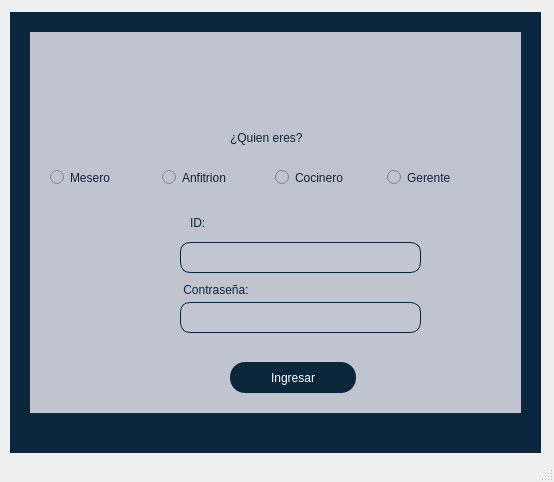
<?xml version="1.0" encoding="UTF-8"?>
<ui version="4.0">
 <class>InicioSesion</class>
 <widget class="QMainWindow" name="InicioSesion">
  <property name="geometry">
   <rect>
    <x>0</x>
    <y>0</y>
    <width>554</width>
    <height>482</height>
   </rect>
  </property>
  <property name="windowTitle">
   <string>InicioSesion</string>
  </property>
  <widget class="QWidget" name="centralwidget">
   <widget class="QWidget" name="widget" native="true">
    <property name="geometry">
     <rect>
      <x>10</x>
      <y>12</y>
      <width>531</width>
      <height>441</height>
     </rect>
    </property>
    <property name="styleSheet">
     <string notr="true">QWidget{
	background-color: #0B253A
}

QLabel{
	font:&quot;CaviarDreams_BoldItalic&quot;;
	color:#0B253A;

}

QLineEdit{
	background-color:white;
}

QLineEdit:Hover{
	border: 2px solid rgb(77,188,198)
}

QRadioButton{
	border: none;
	color:#0B253A;
font:11pt  &quot;CaviarDreams_BoldItalic&quot;;
}

</string>
    </property>
    <widget class="QLabel" name="label_4">
     <property name="geometry">
      <rect>
       <x>230</x>
       <y>100</y>
       <width>47</width>
       <height>13</height>
      </rect>
     </property>
     <property name="text">
      <string/>
     </property>
    </widget>
    <widget class="QStackedWidget" name="stackedWidget">
     <property name="geometry">
      <rect>
       <x>20</x>
       <y>20</y>
       <width>491</width>
       <height>381</height>
      </rect>
     </property>
     <property name="styleSheet">
      <string notr="true">QWidget{
	background-color: #C0C4CF;
}
</string>
     </property>
     <widget class="QWidget" name="page">
      <widget class="QLabel" name="label_3">
       <property name="geometry">
        <rect>
         <x>150</x>
         <y>250</y>
         <width>101</width>
         <height>16</height>
        </rect>
       </property>
       <property name="styleSheet">
        <string notr="true">QLabel{
font:12pt  &quot;CaviarDreams_BoldItalic&quot;;
}</string>
       </property>
       <property name="text">
        <string> Contraseña: </string>
       </property>
      </widget>
      <widget class="QLabel" name="label_2">
       <property name="geometry">
        <rect>
         <x>160</x>
         <y>180</y>
         <width>21</width>
         <height>21</height>
        </rect>
       </property>
       <property name="styleSheet">
        <string notr="true">QLabel{
font:12pt  &quot;CaviarDreams_BoldItalic&quot;;
}</string>
       </property>
       <property name="text">
        <string>ID:</string>
       </property>
      </widget>
      <widget class="QLineEdit" name="Contrasena">
       <property name="geometry">
        <rect>
         <x>150</x>
         <y>270</y>
         <width>241</width>
         <height>31</height>
        </rect>
       </property>
       <property name="styleSheet">
        <string notr="true">background-color: rgba(255, 255, 255, 10);
font:12pt  &quot;CaviarDreams_BoldItalic&quot;;
border: 1px solid #0B253A;;
    border-radius:10px;
    padding: 0 8px;</string>
       </property>
       <property name="echoMode">
        <enum>QLineEdit::Password</enum>
       </property>
      </widget>
      <widget class="QLabel" name="label_5">
       <property name="geometry">
        <rect>
         <x>200</x>
         <y>90</y>
         <width>101</width>
         <height>31</height>
        </rect>
       </property>
       <property name="styleSheet">
        <string notr="true">QLabel{
font:12pt  &quot;CaviarDreams_BoldItalic&quot;;
color:#0B253A;
}</string>
       </property>
       <property name="text">
        <string>¿Quien eres?</string>
       </property>
      </widget>
      <widget class="QLabel" name="label">
       <property name="geometry">
        <rect>
         <x>200</x>
         <y>-10</y>
         <width>111</width>
         <height>51</height>
        </rect>
       </property>
       <property name="text">
        <string/>
       </property>
      </widget>
      <widget class="QPushButton" name="pushButton">
       <property name="geometry">
        <rect>
         <x>200</x>
         <y>330</y>
         <width>126</width>
         <height>31</height>
        </rect>
       </property>
       <property name="styleSheet">
        <string notr="true">QPushButton{;
background-color: #0B253A;
    border-style: outset;
    border-radius: 15px;
    border-color: #0B253A;
    min-width: 6em;;
	font: 12pt &quot;Franklin Gothic Book&quot;;
color:white;
}

QPushButton:Hover{
	border: 2px solid rgb(77, 188, 198);
}

QPushButton:focus:pressed{ background-color:white ;
color: black; }
</string>
       </property>
       <property name="text">
        <string>Ingresar</string>
       </property>
      </widget>
      <widget class="QLineEdit" name="CodigoID">
       <property name="geometry">
        <rect>
         <x>150</x>
         <y>210</y>
         <width>241</width>
         <height>31</height>
        </rect>
       </property>
       <property name="styleSheet">
        <string notr="true">background-color: rgba(255, 255, 255, 10);
font:12pt  &quot;CaviarDreams_BoldItalic&quot;;
border: 1px solid #0B253A;;
    border-radius:10px;
    padding: 0 8px;</string>
       </property>
      </widget>
      <widget class="QLabel" name="label_6">
       <property name="geometry">
        <rect>
         <x>70</x>
         <y>10</y>
         <width>331</width>
         <height>71</height>
        </rect>
       </property>
       <property name="text">
        <string/>
       </property>
       <property name="pixmap">
        <pixmap resource="Img.qrc">:/img/Iconos/logosinfondo1.png</pixmap>
       </property>
      </widget>
      <widget class="QWidget" name="layoutWidget">
       <property name="geometry">
        <rect>
         <x>20</x>
         <y>130</y>
         <width>443</width>
         <height>32</height>
        </rect>
       </property>
       <layout class="QHBoxLayout" name="horizontalLayout">
        <item>
         <widget class="QRadioButton" name="Mesero">
          <property name="styleSheet">
           <string notr="true"/>
          </property>
          <property name="text">
           <string>Mesero</string>
          </property>
          <property name="icon">
           <iconset>
            <normaloff>img/Iconos/Waiter_Male_Light.png</normaloff>
            <activeoff>:/img/Iconos/Waiter_Male_Light.png</activeoff>
            <selectedoff>:/img/Iconos/Waiter_Male_Light.png</selectedoff>img/Iconos/Waiter_Male_Light.png</iconset>
          </property>
          <property name="iconSize">
           <size>
            <width>30</width>
            <height>30</height>
           </size>
          </property>
         </widget>
        </item>
        <item>
         <widget class="QRadioButton" name="Anfitrion">
          <property name="text">
           <string>Anfitrion</string>
          </property>
          <property name="icon">
           <iconset>
            <normaloff>img/Iconos/Waiter_Male_Dark.png</normaloff>
            <activeon>:/img/Iconos/Waiter_Male_Dark.png</activeon>
            <selectedon>:/img/Iconos/Waiter_Male_Dark.png</selectedon>img/Iconos/Waiter_Male_Dark.png</iconset>
          </property>
          <property name="iconSize">
           <size>
            <width>30</width>
            <height>30</height>
           </size>
          </property>
         </widget>
        </item>
        <item>
         <widget class="QRadioButton" name="Cocinero">
          <property name="text">
           <string>Cocinero</string>
          </property>
          <property name="icon">
           <iconset>
            <normaloff>img/Iconos/iconfinder_142-man-cook-2_3099395.png</normaloff>
            <activeon>:/img/Iconos/iconfinder_142-man-cook-2_3099395.png</activeon>
            <selectedon>:/img/Iconos/iconfinder_142-man-cook-2_3099395.png</selectedon>img/Iconos/iconfinder_142-man-cook-2_3099395.png</iconset>
          </property>
          <property name="iconSize">
           <size>
            <width>30</width>
            <height>30</height>
           </size>
          </property>
         </widget>
        </item>
        <item>
         <widget class="QRadioButton" name="Gerente">
          <property name="text">
           <string>Gerente</string>
          </property>
          <property name="icon">
           <iconset>
            <normaloff>img/Iconos/iconfinder_person_3_1376034.png</normaloff>
            <activeon>:/img/Iconos/iconfinder_person_3_1376034.png</activeon>
            <selectedon>:/img/Iconos/iconfinder_person_3_1376034.png</selectedon>img/Iconos/iconfinder_person_3_1376034.png</iconset>
          </property>
          <property name="iconSize">
           <size>
            <width>30</width>
            <height>30</height>
           </size>
          </property>
         </widget>
        </item>
       </layout>
      </widget>
     </widget>
     <widget class="QWidget" name="page_2"/>
    </widget>
   </widget>
  </widget>
  <widget class="QMenuBar" name="menubar">
   <property name="geometry">
    <rect>
     <x>0</x>
     <y>0</y>
     <width>554</width>
     <height>21</height>
    </rect>
   </property>
  </widget>
  <widget class="QStatusBar" name="statusbar"/>
 </widget>
 <resources>
  <include location="Img.qrc"/>
 </resources>
 <connections/>
</ui>
